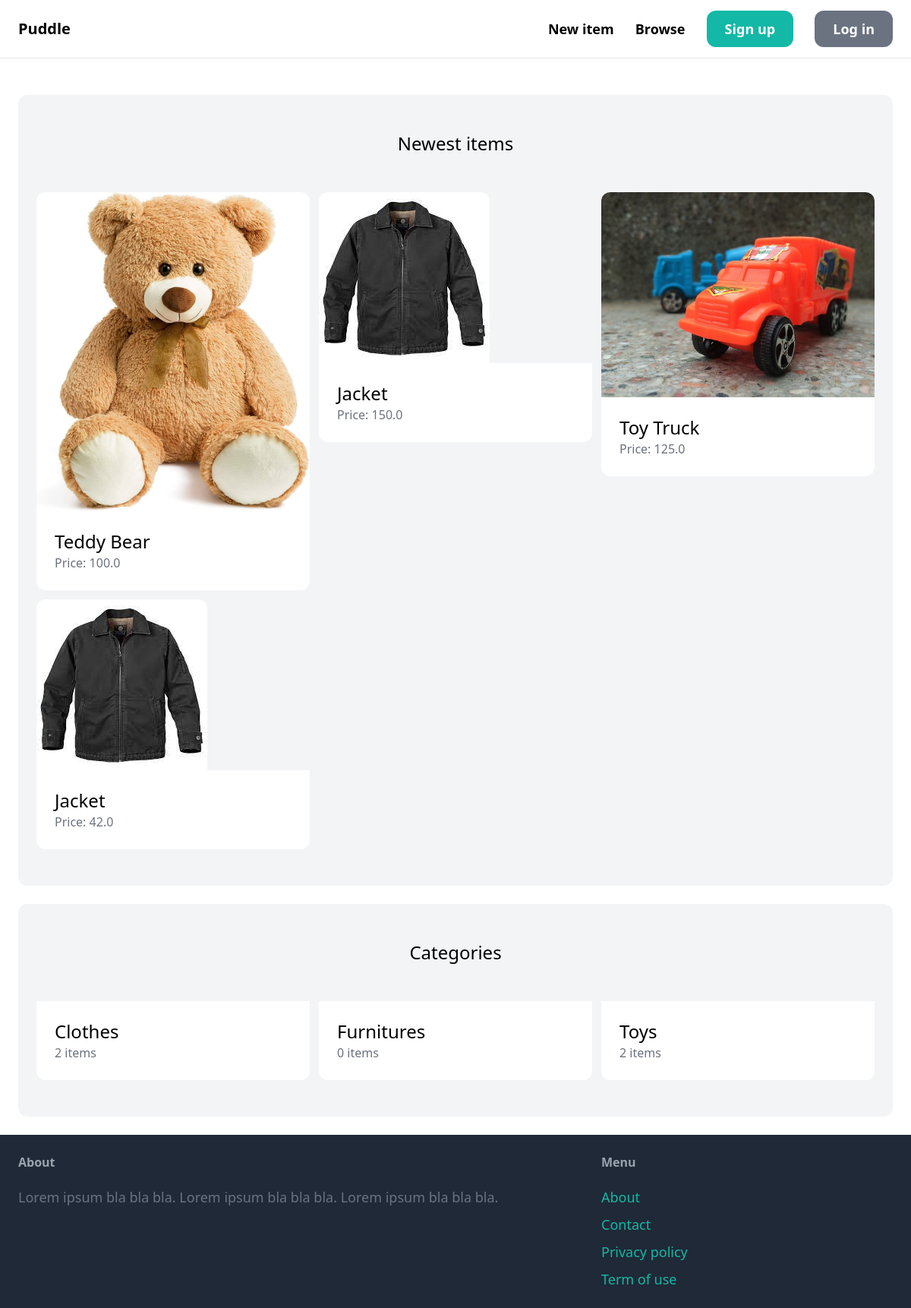
The page / on the database its author committed.
### item/models.py (models this page shows, shortened)
class Item(models.Model):
    category = models.ForeignKey(Category, related_name='items', on_delete=models.CASCADE)
    name = models.CharField(max_length=255)
    description = models.TextField(blank=True, null=True)
    price = models.FloatField()
    image = models.ImageField(upload_to='item_images', blank=True, null=True)
    is_sold = models.BooleanField(default=False)
    created_by = models.ForeignKey(User, related_name='items', on_delete=models.CASCADE)
    created_at = models.DateTimeField(auto_now_add=True)

class Category(models.Model):
    name = models.CharField(max_length=255)
    class Meta:
        ordering = ('name',)
        verbose_name_plural = 'Categories'

### core/views.py (the view)
# urls.py: path('', views.index, name='index'),
def index(request):
    items = Item.objects.filter(is_sold=False)[0:6]
    categories = Category.objects.all()
    return render(request, 'core/index.html', {
        'categories': categories,
        'items': items,
    })

### core/templates/core/index.html (shortened to what this page needs)
{% extends 'core/base.html' %}
{% block content %}
    <div class="mt-6 px-6 py-12 bg-gray-100 rounded-xl">
        <h2 class="mb-12 text-2xl text-center">Newest items</h2>
        <div class="grid grid-cols-3 gap-3">
            {% for item in items %}
                <div>
                    <a href="{% url 'item:detail' item.id %}">
                        <div>
                            <img src="{{ item.image.url }}" class="rounded-t-xl">
                        </div>
                        <div class="p-6 bg-white rounded-b-xl">
                            <h2 class="text-2xl">{{ item.name }}</h2>
                            <p class="text-gray-500">Price: {{ item.price }}</p>
                        </div>
                    </a>
                </div>
            {% endfor %}
        </div>
    </div>
    <div class="mt-6 px-6 py-12 bg-gray-100 rounded-xl">
        <h2 class="mb-12 text-2xl text-center">Categories</h2>
        <div class="grid grid-cols-3 gap-3">
            {% for category in categories %}
                <div>
                    <a href="#">
                        <div class="p-6 bg-white rounded-b-xl">
                            <h2 class="text-2xl">{{ category.name }}</h2>
                            <p class="text-gray-500">{{ category.items.count }} items</p>
                        </div>
                    </a>
                </div>
            {% endfor %}
        </div>
    </div>
{% endblock %}

### rows shown on the page
Item: image (picture), name "Teddy Bear", price "100.0"
Item: image (picture), name "Jacket", price "150.0"
Item: image (picture), name "Toy Truck", price "125.0"
Item: image (picture), name "Jacket", price "42.0"
Category: name "Clothes", items.count "2"
Category: name "Furnitures", items.count "0"
Category: name "Toys", items.count "2"
